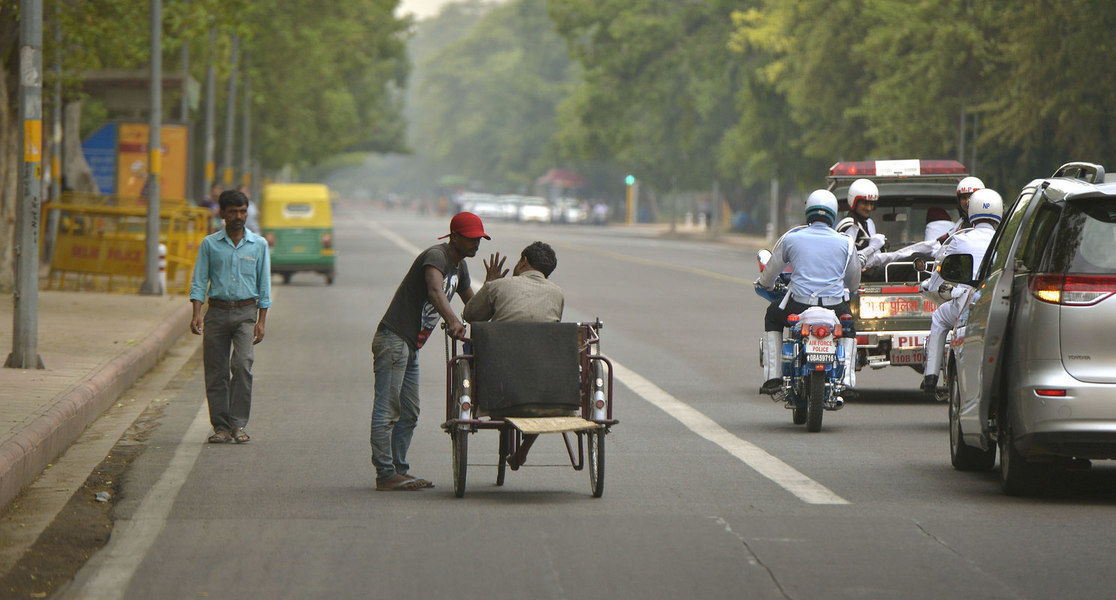
#> input picture DensePoseData/demo_data/demo_im.jpg, 1116 x 600 px, found by its file name
$ jupyter execute DensePose_RCNN_Visualize_Results.ipynb
#> lines starting #> are read from the running program, lines starting #| are printed output that depends on the picture
[cell 1]
import numpy
import cv2
import matplotlib.pyplot as plt
import numpy as np

im  = cv2.imread('/content/drive/MyDrive/DensePose-master/DensePoseData/demo_data/demo_im.jpg')
#> im is the input picture: shape (600, 1116, 3); mean B, G, R 98, 113.7, 116
IUV = cv2.imread('/content/drive/MyDrive/DensePose-master/DensePoseData/infer_out/demo_im_IUV.png')
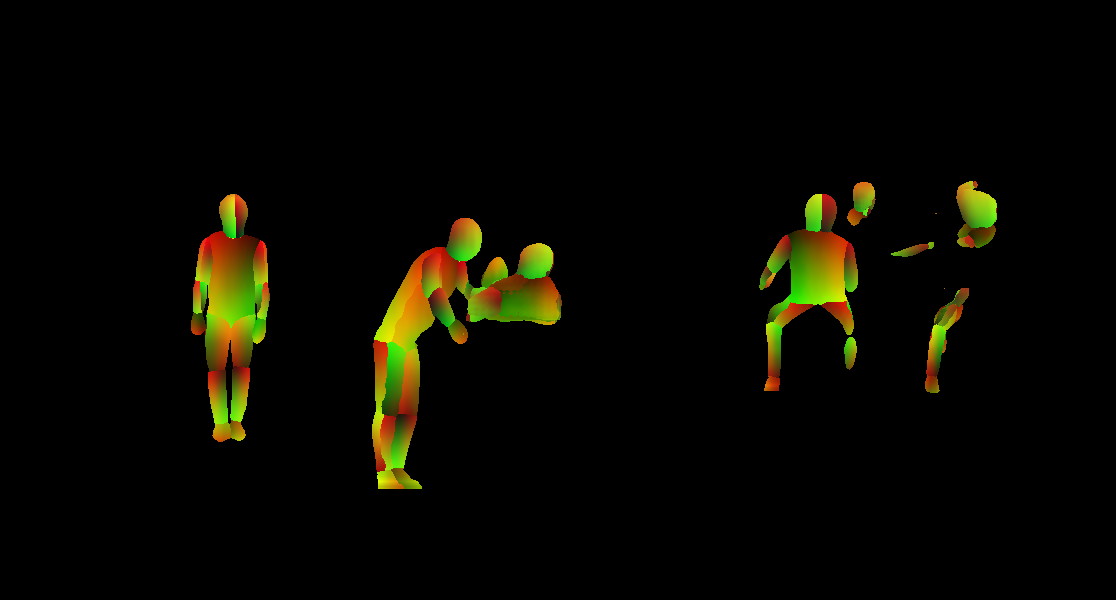
#> input picture DensePoseData/infer_out/demo_im_IUV.png, 1116 x 600 px, found by its file name
#> IUV is the input picture: shape (600, 1116, 3); mean B, G, R 0.7, 8, 8.7
INDS = cv2.imread('/content/drive/MyDrive/DensePose-master/DensePoseData/infer_out/demo_im_INDS.png',  0)
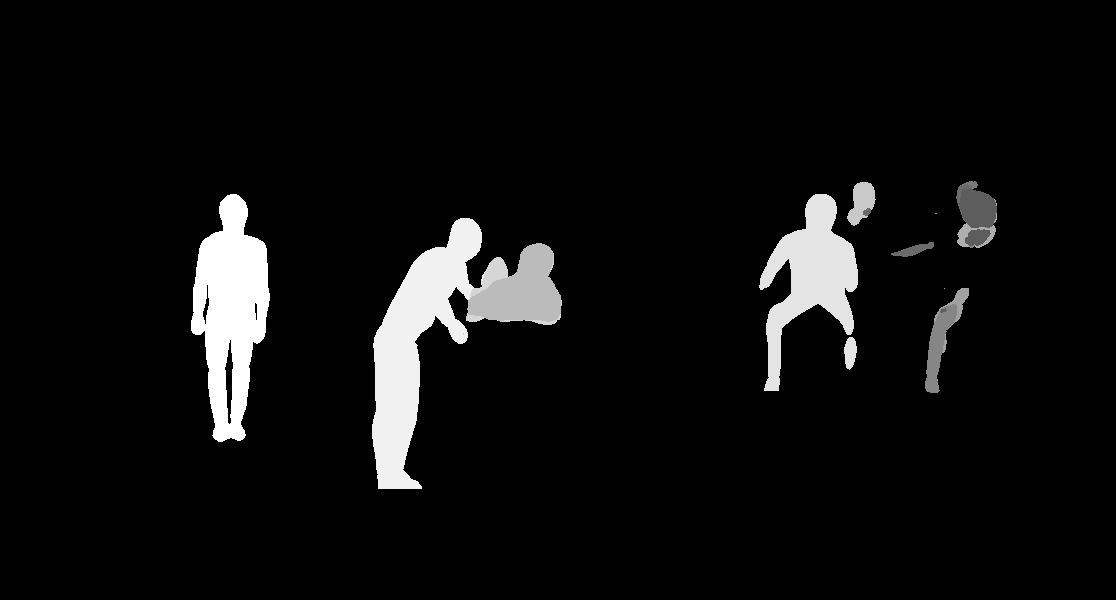
#> input picture DensePoseData/infer_out/demo_im_INDS.png, 1116 x 600 px, found by its file name
#> INDS is the input picture: shape (600, 1116); min 0, max 19, mean 1.08

[cell 2]
from google.colab import drive
drive.mount('/content/drive')

Let's visualize the I, U and V images.

[cell 3]
fig = plt.figure(figsize=[15,15])
plt.imshow(   np.hstack((IUV[:,:,0]/24. ,IUV[:,:,1]/256. ,IUV[:,:,2]/256.))  )
plt.title('I, U and V images.')
plt.axis('off') ; plt.show()
#> after `plt.axis('off')`:
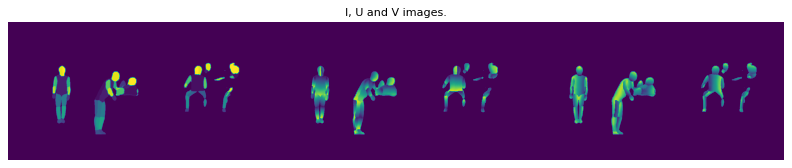
#> figure drawn by matplotlib, 1 panel

Let's visualize the isocontours of the UV fields.

[cell 4]
fig = plt.figure(figsize=[12,12])
plt.imshow( im[:,:,::-1] )
plt.contour( IUV[:,:,1]/256.,10, linewidths = 1 )
plt.contour( IUV[:,:,2]/256.,10, linewidths = 1 )
plt.axis('off') ; plt.show()
#> after `plt.axis('off')`:
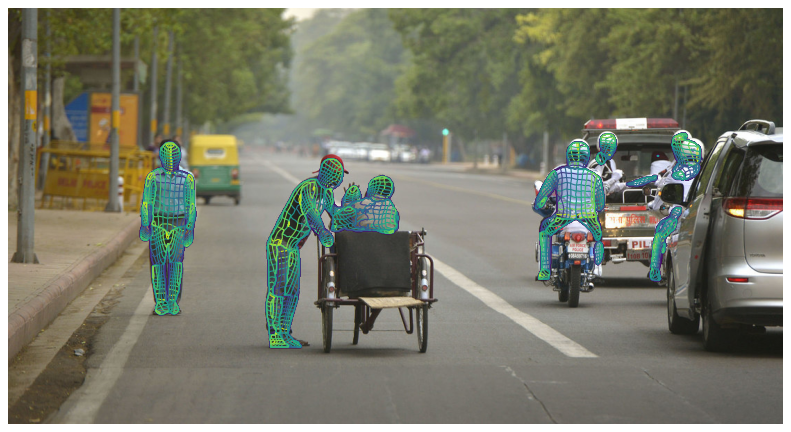
#> figure drawn by matplotlib, 1 panel

Let's visualize the human-body FG mask indices.

[cell 5]
fig = plt.figure(figsize=[12,12])
plt.imshow( im[:,:,::-1] )
plt.contour( INDS, linewidths = 4 )
plt.axis('off') ; plt.show()
#> after `plt.axis('off')`:
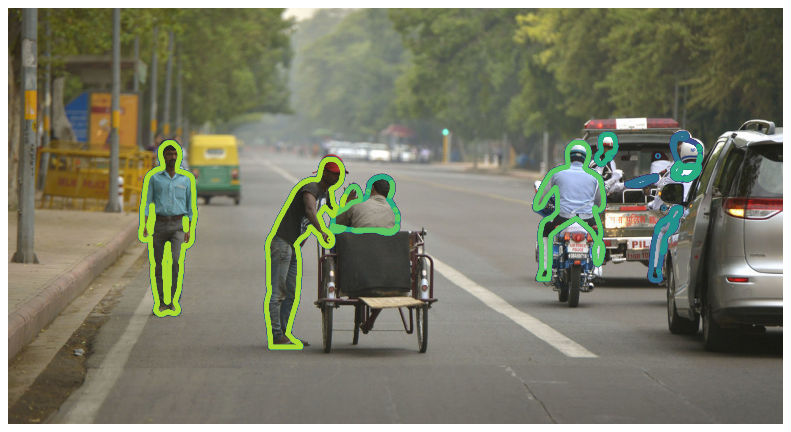
#> figure drawn by matplotlib, 1 panel
